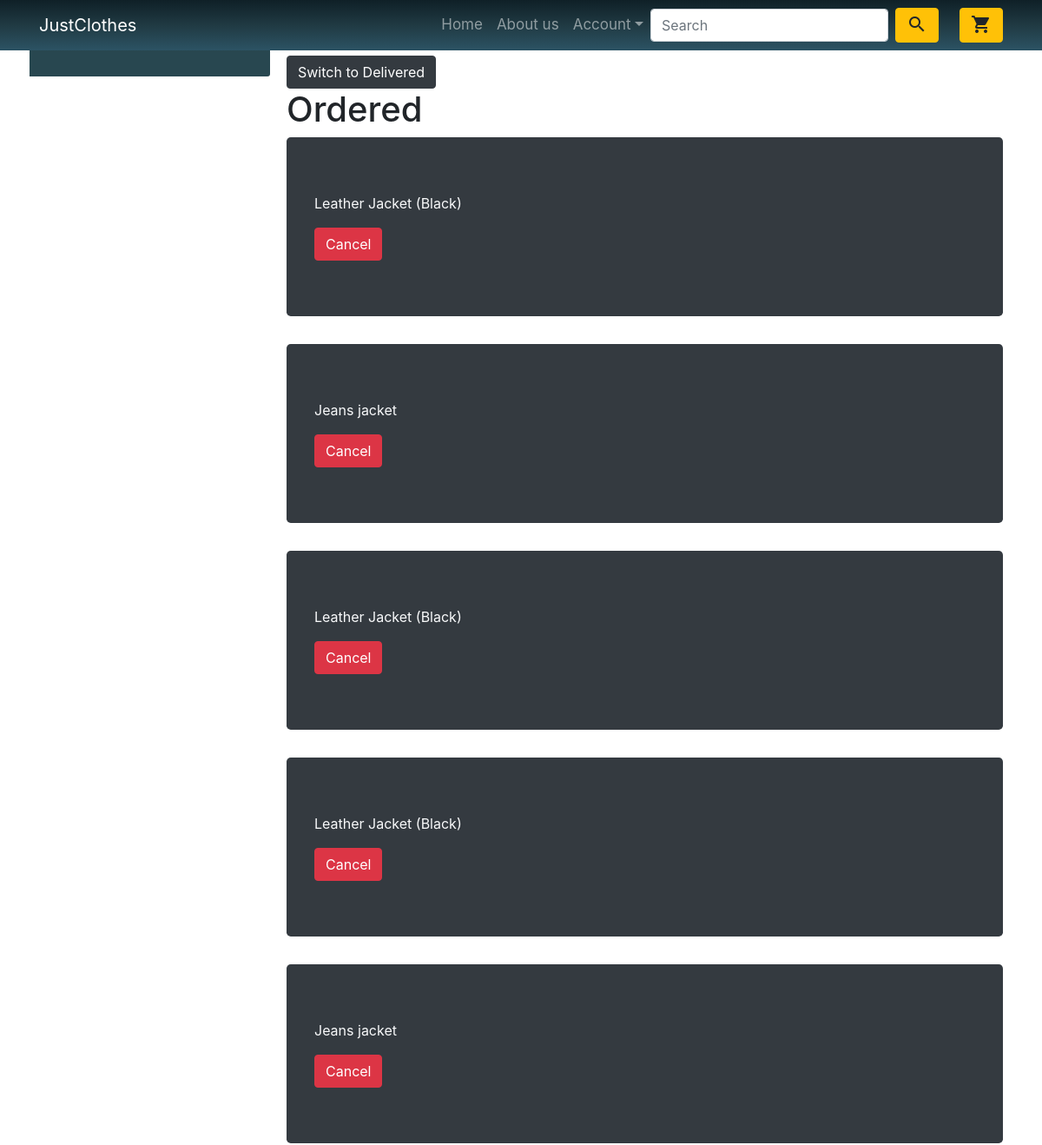
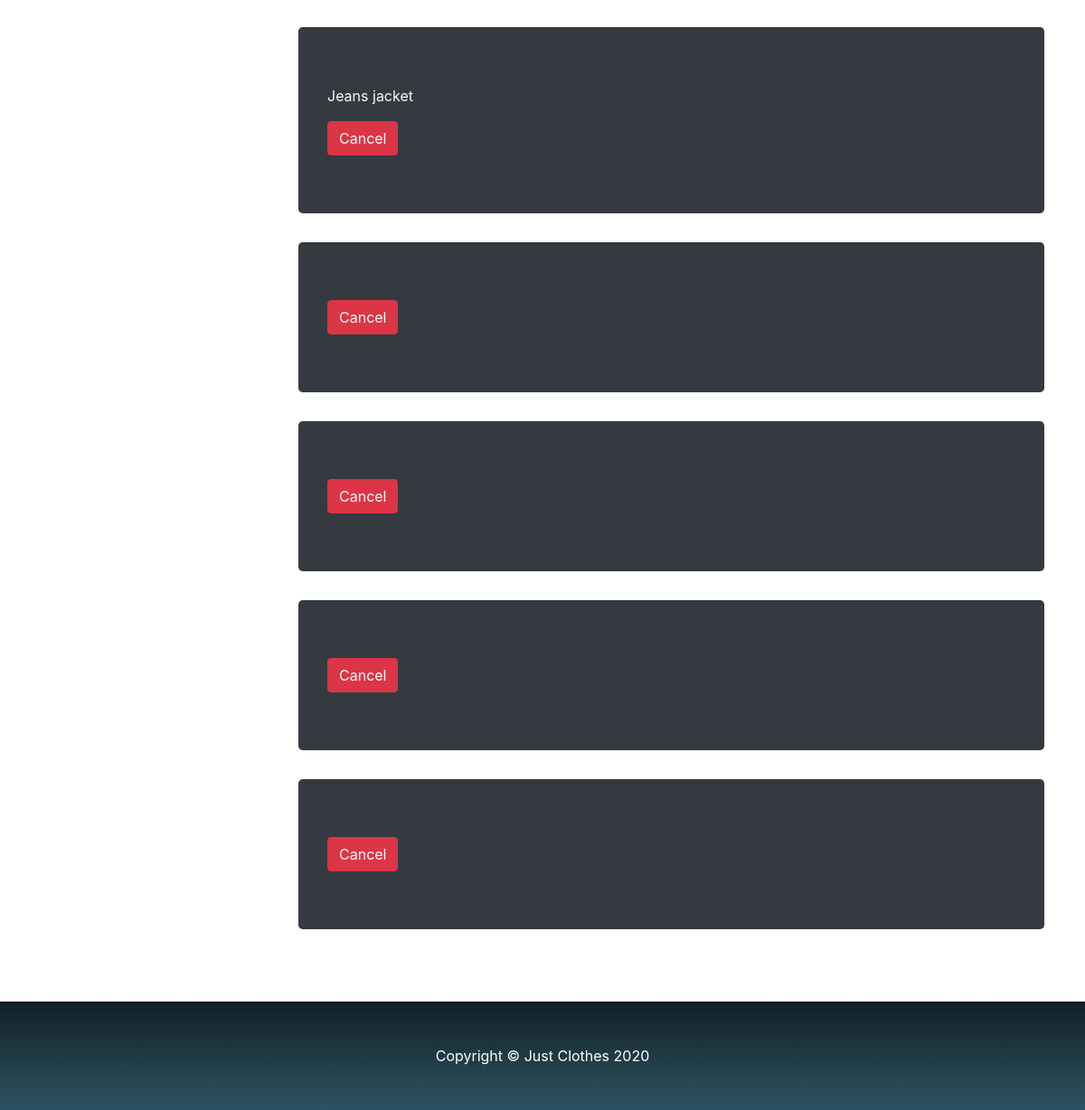
Before: /myorders/ (signed in) with the older database file (2 pictures, top to bottom).
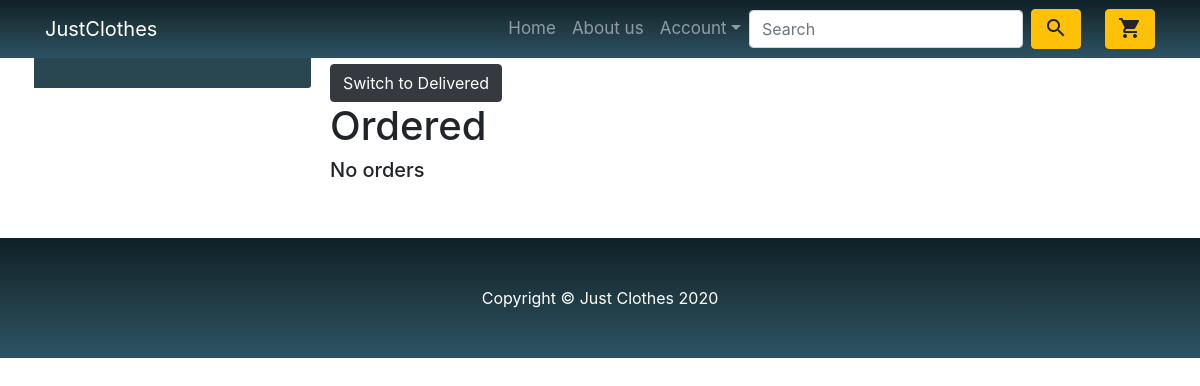
After: the same page with the newer database file.
### ShopApp/models.py (models this page shows, shortened)
class OrderItem(models.Model):
    product = models.OneToOneField(Ad, on_delete=models.SET_NULL, null=True)
    is_ordered = models.BooleanField(default=False)
    selected_size = models.CharField(max_length=20,null=True , blank=True , default = 'None')
    date_added = models.DateTimeField(auto_now=True)
    date_ordered = models.DateTimeField(null=True)

class Ad(models.Model):
    id = models.UUIDField(primary_key=True, default=uuid.uuid4, editable=False)
    author = models.ForeignKey('auth.User' , on_delete = models.CASCADE , default='rohanjha')
    product_name = models.CharField(max_length=260)
    slug = AutoSlugField(populate_from='product_name')
    price = models.DecimalField(max_digits=15, decimal_places=2, default=0.0)
    discount_amount = models.IntegerField(blank=True , null=True , default = 0)
    description = models.TextField()
    product_brand = models.CharField(max_length=250 , default='None')
    sizes_available = models.CharField(max_length = 200 , default = 'XL L M')
    stock = models.IntegerField(max_length = 100 , default = 1 , blank = True , null = True)
    product_pic0 = models.ImageField(blank=True , null=True, upload_to = 'images/%Y/%m/%d/')
    product_pic1 = models.ImageField(blank=True , null=True, upload_to = 'images/%Y/%m/%d/')
    product_pic2 = models.ImageField(blank=True , null=True, upload_to = 'images/%Y/%m/%d/')
    product_pic3 = models.ImageField(blank=True , null=True, upload_to = 'images/%Y/%m/%d/')
    featured = models.BooleanField(default=False)
    active = models.BooleanField(default=True)
    category = models.ForeignKey('ShopApp.Category' , related_name='advertisements' , on_delete = models.CASCADE)
    subcategory = models.ForeignKey('ShopApp.SubCategory' , related_name='advertisements' , on_delete = models.CASCADE)
    published_date = models.DateTimeField(default=timezone.now)

class Transactions(models.Model):
    profile = models.ForeignKey(Profile, on_delete=models.CASCADE , related_name = 'transactions')
    order_id = models.CharField(max_length=120)
    ordered = models.OneToOneField(Order, on_delete=models.SET_NULL, null=True)
    order_quantity = models.IntegerField(blank=True, null=True)
    amount = models.DecimalField(max_digits=100, decimal_places=2)
    success = models.BooleanField(default=False)
    approved = models.BooleanField(default=False)
    transact_date = models.DateTimeField(default= timezone.now)
    class Meta:
        ordering = ['-transact_date']

### ShopApp/views.py (the view)
# urls.py: path('myorders/' , views.myorders , name = 'myorders') ,
def myorders(request):
    user = get_object_or_404(models.Profile , user = request.user)
    ordered = user.transactions.filter(success=False , approved=False)
    delivered = user.transactions.filter(success=True)
    context = {
        'ordered' : ordered ,
        'delivered' :delivered
    }
    return render(request , 'ShopApp/myorders.html' , context = context)

### ShopApp/templates/ShopApp/myorders.html (shortened to what this page needs)
{% extends 'ShopApp/base.html' %}
{% load static %}
{% load bootstrap4 %}
{% block content %}
<div class="container">
    <div class='row'>
        <div class='col-6'>
            <button id='delivered_btn' class="btn btn-dark">Switch to Delivered</button>
        </div>
    </div>
    <div id="ordered" style="display:block;">
        <h1> Ordered </h1>
    {% for order in ordered %}
        <div class='jumbotron bg-dark'>
            {% for item in order.ordered.items.all %}
                <p> <a href="{% url 'ShopApp:detail' pk=item.product.id %}" class="text-light">{{ item.product.product_name }} </a> </p>
            {% endfor %}
            <a href="{% url 'ShopApp:delete_order' pk=order.pk %}" class= "btn btn-danger">Cancel </a>
        </div>
    {% empty %}
        <h5> No orders </h5>
    {% endfor %}
    </div>
</div>
{% endblock content %}

Changed rows visible on the page:
no longer on this page (row edited): OrderItem: product.product_name "Leather Jacket (Black)"
no longer on this page (row edited): OrderItem: product.product_name "Jeans jacket"
Other visible differences:
text now shown: "No orders"
